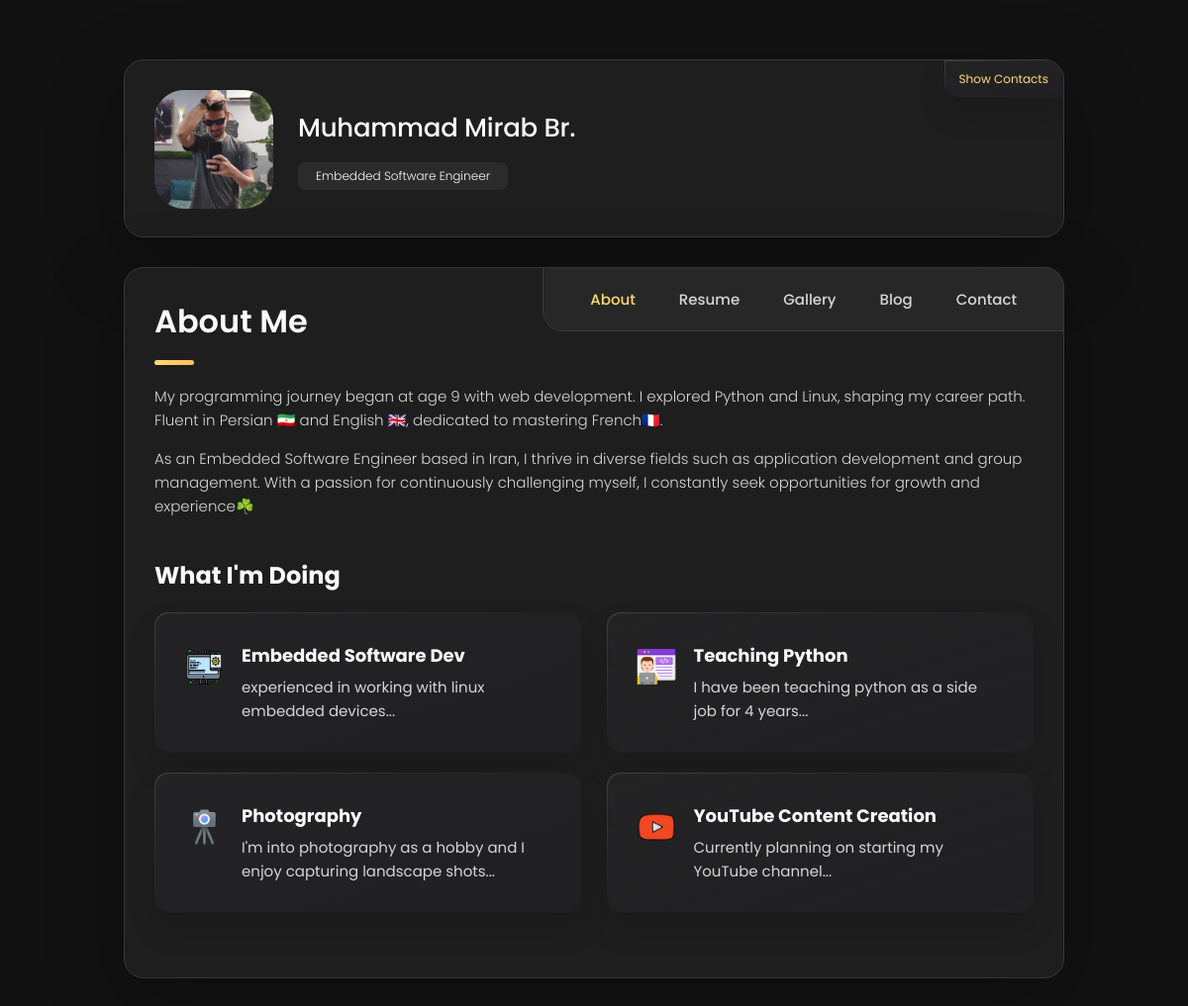
The page / on the database its author committed.
### about/models.py (models this page shows, shortened)
class sideBarInfo(models.Model):
    name = models.CharField(max_length=50)
    jobTitle = models.CharField(max_length=50)
    email = models.CharField(max_length=100)
    phoneNumber = models.CharField(max_length=20)
    birthday = models.DateField()
    location = models.TextField(max_length=40)
    linkedInLink = models.CharField(max_length=100)
    twitterLink = models.CharField(max_length=100)
    githubLink = models.CharField(max_length=100, null=True, blank=True, default="#")
    instagramLink = models.CharField(max_length=100)
    telegramLink = models.CharField(max_length=100)
    youtubeLink = models.CharField(max_length=100, null=True, blank=True, default="#")
    buyMeACoffeeLink = models.CharField(max_length=100, null=True, blank=True, default="#")

class aboutMe(models.Model):
    text = models.TextField()

class whatIDo(models.Model):
    title = models.CharField(max_length=25)
    photo = models.ImageField(upload_to='pics')
    info = models.CharField(max_length=80, default="yeah, nothing to say here...")

### about/views.py (the view)
# urls.py: path("", views.mainView, name="mainView"),
def mainView(request):
    sideBarInfos = sideBarInfo.objects.all()[:1].get()
    aboutMeText = aboutMe.objects.all()[:1].get()
    whatIDos = whatIDo.objects.all().filter()
    universityAndEducations = universityAndEducation.objects.all().filter()
    experience = experiences.objects.all().filter()
    skill = skills.objects.all().filter()
    category = categories.objects.all().filter()
    galleries = gallery.objects.all().order_by("-date")
    email = sideBarInfos.email
    email = email.split("@")
    context = {
        "name": sideBarInfos.name,
        "jobTitle": sideBarInfos.jobTitle,
        "email": email[0],
        "mailProvidor": email[1],
        "phoneNumber": sideBarInfos.phoneNumber,
        "birthday": sideBarInfos.birthday,
        "location": sideBarInfos.location,
        "linkedIn": sideBarInfos.linkedInLink,
        "github": sideBarInfos.githubLink,
        "twitter": sideBarInfos.twitterLink,
        "instagram": sideBarInfos.instagramLink,
        "telegram": sideBarInfos.telegramLink,
        "youtube": sideBarInfos.youtubeLink,
        "buyMeACoffee": sideBarInfos.buyMeACoffeeLink,
        "aboutMeText": aboutMeText.text,
        "whatIDo": whatIDos,
        "universityAndEducation": universityAndEducations,
        "experiences": experience,
        "skills": skill,
        "category": category,
        "gallery": galleries,
    }
    return render(request, 'index.html', context=context)

### templates/index.html (shortened to what this page needs)
{% load static %}
<!DOCTYPE html>
<html lang="en">
<head>
    <link rel="stylesheet" href="{% static 'css/style.css' %}">
</head>
<body>
    <main>
        <aside class="sidebar" data-sidebar>
            <div class="sidebar-info">
                <figure class="avatar-box" style="overflow: hidden;">
                    <img src="{% static 'images/my-avatar.png' %}" alt="{{ name }}" width="80">
                </figure>
                <div class="info-content">
                    <h1 class="name" title="{{ name }}">{{ name }}</h1>
                    <p class="title">{{ jobTitle }}</p>
                </div>
                <button class="info_more-btn" data-sidebar-btn>
                    <span>Show Contacts</span>
                </button>
            </div>
        </aside>
        <div class="main-content">
            <nav class="navbar">
                <ul class="navbar-list">
                    <li class="navbar-item">
                        <button class="navbar-link  active" data-nav-link>About</button>
                    </li>
                    <li class="navbar-item">
                        <button class="navbar-link" data-nav-link>Resume</button>
                    </li>
                    <li class="navbar-item">
                        <button class="navbar-link" data-nav-link>Gallery</button>
                    </li>
                    <li class="navbar-item">
                        <button class="navbar-link" data-nav-link>Blog</button>
                    </li>
                    <li class="navbar-item">
                        <button class="navbar-link" data-nav-link>Contact</button>
                    </li>
                </ul>
            </nav>
            <article class="about  active" data-page="about">
                <header>
                    <h2 class="h2 article-title">About me</h2>
                </header>
                <section class="about-text">
                    <p>
                        {{ aboutMeText|linebreaks }}
                    </p>
                </section>
                <section class="service">
                    <h3 class="h3 service-title">What i'm doing</h3>
                    <ul class="service-list">
                        {% for i in whatIDo %}
                        <li class="service-item">
                            <div class="service-icon-box">
                                <img src="/media/{{ i.photo }}" alt="design icon" width="40">
                            </div>
                            <div class="service-content-box">
                                <h4 class="h4 service-item-title">{{ i.title }}</h4>
                                <p class="service-item-text">
                                    {{ i.info }}
                                </p>
                            </div>
                        </li>
                        {% endfor %}
                    </ul>
                </section>
            </article>
        </div>
    </main>
</body>
</html>

### rows shown on the page
sideBarInfo: name "Muhammad Mirab Br.", jobTitle "Embedded Software Engineer"
aboutMe: text "My programming journey began at age 9 with web development. I explored Python and Linux, shaping my career path. Fluent in Persian 🇮🇷 and English 🇬🇧, dedicated to mastering French🇫🇷. As an Embedded Software Engineer based in Iran, I thrive in diverse fields such as application development and group management. With a passion for continuously challenging myself, I constantly seek opportunities for growth and experience☘️"
whatIDo: photo (picture), title "Embedded Software Dev", info "experienced in working with linux embedded devices..."
whatIDo: photo (picture), title "Teaching Python", info "I have been teaching python as a side job for 4 years..."
whatIDo: photo (picture), title "Photography", info "I'm into photography as a hobby and I enjoy capturing landscape shots..."
whatIDo: photo (picture), title "YouTube Content Creation", info "Currently planning on starting my YouTube channel..."
